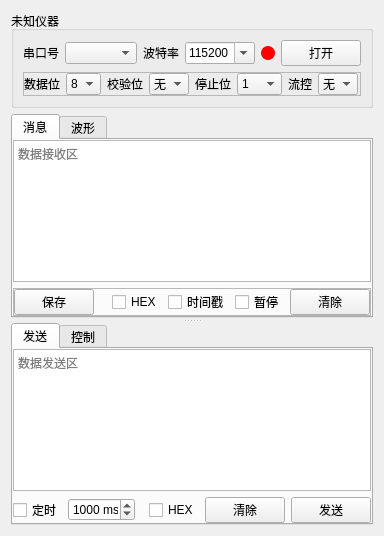
<?xml version="1.0" encoding="UTF-8"?>
<ui version="4.0">
 <class>StartCommunication</class>
 <widget class="QWidget" name="StartCommunication">
  <property name="geometry">
   <rect>
    <x>0</x>
    <y>0</y>
    <width>380</width>
    <height>536</height>
   </rect>
  </property>
  <property name="windowTitle">
   <string>Form</string>
  </property>
  <layout class="QVBoxLayout" name="verticalLayout">
   <item>
    <widget class="QGroupBox" name="gbxSerialSetting">
     <property name="title">
      <string>未知仪器</string>
     </property>
     <layout class="QGridLayout" name="gridLayout_4">
      <item row="1" column="0">
       <widget class="QFrame" name="boxSerialSetting">
        <property name="sizePolicy">
         <sizepolicy hsizetype="Preferred" vsizetype="Fixed">
          <horstretch>0</horstretch>
          <verstretch>0</verstretch>
         </sizepolicy>
        </property>
        <property name="frameShape">
         <enum>QFrame::StyledPanel</enum>
        </property>
        <property name="frameShadow">
         <enum>QFrame::Raised</enum>
        </property>
        <layout class="QHBoxLayout" name="horizontalLayout_7">
         <property name="leftMargin">
          <number>0</number>
         </property>
         <property name="topMargin">
          <number>0</number>
         </property>
         <property name="rightMargin">
          <number>0</number>
         </property>
         <property name="bottomMargin">
          <number>0</number>
         </property>
         <item>
          <widget class="QLabel" name="label_3">
           <property name="text">
            <string>数据位</string>
           </property>
          </widget>
         </item>
         <item>
          <widget class="QComboBox" name="cbDataBit">
           <property name="minimumSize">
            <size>
             <width>35</width>
             <height>0</height>
            </size>
           </property>
           <property name="maximumSize">
            <size>
             <width>40</width>
             <height>16777215</height>
            </size>
           </property>
           <item>
            <property name="text">
             <string>8</string>
            </property>
           </item>
           <item>
            <property name="text">
             <string>7</string>
            </property>
           </item>
           <item>
            <property name="text">
             <string>6</string>
            </property>
           </item>
           <item>
            <property name="text">
             <string>5</string>
            </property>
           </item>
          </widget>
         </item>
         <item>
          <widget class="QLabel" name="label_4">
           <property name="text">
            <string>校验位</string>
           </property>
          </widget>
         </item>
         <item>
          <widget class="QComboBox" name="cbCheckBit">
           <property name="minimumSize">
            <size>
             <width>40</width>
             <height>0</height>
            </size>
           </property>
           <property name="maximumSize">
            <size>
             <width>40</width>
             <height>16777215</height>
            </size>
           </property>
           <item>
            <property name="text">
             <string>无</string>
            </property>
           </item>
           <item>
            <property name="text">
             <string>奇</string>
            </property>
           </item>
           <item>
            <property name="text">
             <string>偶</string>
            </property>
           </item>
          </widget>
         </item>
         <item>
          <widget class="QLabel" name="label_5">
           <property name="text">
            <string>停止位</string>
           </property>
          </widget>
         </item>
         <item>
          <widget class="QComboBox" name="cbStopBit">
           <property name="minimumSize">
            <size>
             <width>45</width>
             <height>0</height>
            </size>
           </property>
           <property name="maximumSize">
            <size>
             <width>40</width>
             <height>16777215</height>
            </size>
           </property>
           <item>
            <property name="text">
             <string>1</string>
            </property>
           </item>
           <item>
            <property name="text">
             <string>1.5</string>
            </property>
           </item>
           <item>
            <property name="text">
             <string>2</string>
            </property>
           </item>
          </widget>
         </item>
         <item>
          <widget class="QLabel" name="label_6">
           <property name="text">
            <string>流控</string>
           </property>
          </widget>
         </item>
         <item>
          <widget class="QComboBox" name="cbFlowCtrl">
           <property name="minimumSize">
            <size>
             <width>40</width>
             <height>0</height>
            </size>
           </property>
           <property name="maximumSize">
            <size>
             <width>40</width>
             <height>16777215</height>
            </size>
           </property>
           <property name="currentIndex">
            <number>0</number>
           </property>
           <item>
            <property name="text">
             <string>无</string>
            </property>
           </item>
           <item>
            <property name="text">
             <string>HW</string>
            </property>
           </item>
           <item>
            <property name="text">
             <string>SW</string>
            </property>
           </item>
          </widget>
         </item>
         <item>
          <spacer name="horizontalSpacer_6">
           <property name="orientation">
            <enum>Qt::Horizontal</enum>
           </property>
           <property name="sizeHint" stdset="0">
            <size>
             <width>91</width>
             <height>20</height>
            </size>
           </property>
          </spacer>
         </item>
        </layout>
       </widget>
      </item>
      <item row="0" column="0">
       <widget class="QFrame" name="frame_6">
        <property name="sizePolicy">
         <sizepolicy hsizetype="Preferred" vsizetype="Fixed">
          <horstretch>0</horstretch>
          <verstretch>0</verstretch>
         </sizepolicy>
        </property>
        <layout class="QVBoxLayout" name="verticalLayout_2">
         <property name="leftMargin">
          <number>0</number>
         </property>
         <property name="topMargin">
          <number>0</number>
         </property>
         <property name="rightMargin">
          <number>0</number>
         </property>
         <property name="bottomMargin">
          <number>0</number>
         </property>
         <item>
          <layout class="QHBoxLayout" name="horizontalLayout_3">
           <item>
            <widget class="QLabel" name="label_7">
             <property name="maximumSize">
              <size>
               <width>36</width>
               <height>16777215</height>
              </size>
             </property>
             <property name="text">
              <string>串口号</string>
             </property>
            </widget>
           </item>
           <item>
            <widget class="QComboBox" name="cbSerial"/>
           </item>
           <item>
            <widget class="QLabel" name="label_8">
             <property name="maximumSize">
              <size>
               <width>36</width>
               <height>16777215</height>
              </size>
             </property>
             <property name="text">
              <string>波特率</string>
             </property>
            </widget>
           </item>
           <item>
            <widget class="QComboBox" name="cbBaudrate">
             <property name="minimumSize">
              <size>
               <width>70</width>
               <height>0</height>
              </size>
             </property>
             <property name="maximumSize">
              <size>
               <width>70</width>
               <height>16777215</height>
              </size>
             </property>
             <property name="editable">
              <bool>true</bool>
             </property>
             <property name="currentIndex">
              <number>11</number>
             </property>
             <item>
              <property name="text">
               <string>300</string>
              </property>
             </item>
             <item>
              <property name="text">
               <string>600</string>
              </property>
             </item>
             <item>
              <property name="text">
               <string>900</string>
              </property>
             </item>
             <item>
              <property name="text">
               <string>1200</string>
              </property>
             </item>
             <item>
              <property name="text">
               <string>2400</string>
              </property>
             </item>
             <item>
              <property name="text">
               <string>4800</string>
              </property>
             </item>
             <item>
              <property name="text">
               <string>9600</string>
              </property>
             </item>
             <item>
              <property name="text">
               <string>19200</string>
              </property>
             </item>
             <item>
              <property name="text">
               <string>28800</string>
              </property>
             </item>
             <item>
              <property name="text">
               <string>38400</string>
              </property>
             </item>
             <item>
              <property name="text">
               <string>56000</string>
              </property>
             </item>
             <item>
              <property name="text">
               <string>115200</string>
              </property>
             </item>
             <item>
              <property name="text">
               <string>128000</string>
              </property>
             </item>
             <item>
              <property name="text">
               <string>230400</string>
              </property>
             </item>
             <item>
              <property name="text">
               <string>460800</string>
              </property>
             </item>
             <item>
              <property name="text">
               <string>921600</string>
              </property>
             </item>
             <item>
              <property name="text">
               <string>1382400</string>
              </property>
             </item>
             <item>
              <property name="text">
               <string>1500000</string>
              </property>
             </item>
             <item>
              <property name="text">
               <string>2000000</string>
              </property>
             </item>
            </widget>
           </item>
           <item>
            <widget class="QLabel" name="led">
             <property name="sizePolicy">
              <sizepolicy hsizetype="Fixed" vsizetype="Fixed">
               <horstretch>0</horstretch>
               <verstretch>0</verstretch>
              </sizepolicy>
             </property>
             <property name="minimumSize">
              <size>
               <width>14</width>
               <height>14</height>
              </size>
             </property>
             <property name="maximumSize">
              <size>
               <width>14</width>
               <height>14</height>
              </size>
             </property>
             <property name="styleSheet">
              <string notr="true">border-radius:7px;background-color: red;
</string>
             </property>
             <property name="text">
              <string/>
             </property>
            </widget>
           </item>
           <item>
            <widget class="QPushButton" name="btnSerialSwitch">
             <property name="maximumSize">
              <size>
               <width>80</width>
               <height>16777215</height>
              </size>
             </property>
             <property name="text">
              <string>打开</string>
             </property>
             <property name="icon">
              <iconset resource="main.qrc">
               <normaloff>:/icon/disconnect.ico</normaloff>:/icon/disconnect.ico</iconset>
             </property>
            </widget>
           </item>
          </layout>
         </item>
        </layout>
       </widget>
      </item>
     </layout>
    </widget>
   </item>
   <item>
    <widget class="QSplitter" name="splitter">
     <property name="orientation">
      <enum>Qt::Vertical</enum>
     </property>
     <property name="handleWidth">
      <number>5</number>
     </property>
     <widget class="QTabWidget" name="tabWidget_3">
      <property name="styleSheet">
       <string notr="true"/>
      </property>
      <property name="currentIndex">
       <number>0</number>
      </property>
      <widget class="QWidget" name="tab_5">
       <attribute name="title">
        <string>消息</string>
       </attribute>
       <layout class="QGridLayout" name="gridLayout_6">
        <property name="leftMargin">
         <number>0</number>
        </property>
        <property name="topMargin">
         <number>0</number>
        </property>
        <property name="rightMargin">
         <number>0</number>
        </property>
        <property name="bottomMargin">
         <number>0</number>
        </property>
        <item row="1" column="0">
         <widget class="QTextEdit" name="textEdit_8">
          <property name="readOnly">
           <bool>true</bool>
          </property>
          <property name="placeholderText">
           <string>数据接收区</string>
          </property>
         </widget>
        </item>
        <item row="2" column="0">
         <widget class="QFrame" name="frame_2">
          <property name="frameShape">
           <enum>QFrame::StyledPanel</enum>
          </property>
          <property name="frameShadow">
           <enum>QFrame::Raised</enum>
          </property>
          <layout class="QHBoxLayout" name="horizontalLayout_10">
           <property name="leftMargin">
            <number>0</number>
           </property>
           <property name="topMargin">
            <number>0</number>
           </property>
           <property name="rightMargin">
            <number>0</number>
           </property>
           <property name="bottomMargin">
            <number>0</number>
           </property>
           <item>
            <widget class="QPushButton" name="pushButton_21">
             <property name="whatsThis">
              <string>保存</string>
             </property>
             <property name="text">
              <string>保存</string>
             </property>
             <property name="icon">
              <iconset resource="main.qrc">
               <normaloff>:/icon/save.ico</normaloff>:/icon/save.ico</iconset>
             </property>
             <property name="iconSize">
              <size>
               <width>16</width>
               <height>16</height>
              </size>
             </property>
            </widget>
           </item>
           <item>
            <spacer name="horizontalSpacer_2">
             <property name="orientation">
              <enum>Qt::Horizontal</enum>
             </property>
             <property name="sizeHint" stdset="0">
              <size>
               <width>40</width>
               <height>20</height>
              </size>
             </property>
            </spacer>
           </item>
           <item>
            <widget class="QCheckBox" name="checkBox_6">
             <property name="sizePolicy">
              <sizepolicy hsizetype="Fixed" vsizetype="Fixed">
               <horstretch>0</horstretch>
               <verstretch>0</verstretch>
              </sizepolicy>
             </property>
             <property name="text">
              <string>HEX</string>
             </property>
            </widget>
           </item>
           <item>
            <widget class="QCheckBox" name="checkBox_8">
             <property name="sizePolicy">
              <sizepolicy hsizetype="Fixed" vsizetype="Fixed">
               <horstretch>0</horstretch>
               <verstretch>0</verstretch>
              </sizepolicy>
             </property>
             <property name="text">
              <string>时间戳</string>
             </property>
            </widget>
           </item>
           <item>
            <widget class="QCheckBox" name="checkBox_29">
             <property name="sizePolicy">
              <sizepolicy hsizetype="Fixed" vsizetype="Fixed">
               <horstretch>0</horstretch>
               <verstretch>0</verstretch>
              </sizepolicy>
             </property>
             <property name="text">
              <string>暂停</string>
             </property>
            </widget>
           </item>
           <item>
            <widget class="QPushButton" name="pushButton_5">
             <property name="whatsThis">
              <string>清除</string>
             </property>
             <property name="text">
              <string>清除</string>
             </property>
             <property name="icon">
              <iconset resource="main.qrc">
               <normaloff>:/icon/clear.ico</normaloff>:/icon/clear.ico</iconset>
             </property>
             <property name="iconSize">
              <size>
               <width>16</width>
               <height>16</height>
              </size>
             </property>
            </widget>
           </item>
          </layout>
         </widget>
        </item>
        <item row="3" column="0">
         <layout class="QHBoxLayout" name="horizontalLayout_5"/>
        </item>
       </layout>
      </widget>
      <widget class="QWidget" name="tab_6">
       <property name="sizePolicy">
        <sizepolicy hsizetype="Preferred" vsizetype="Preferred">
         <horstretch>0</horstretch>
         <verstretch>0</verstretch>
        </sizepolicy>
       </property>
       <attribute name="title">
        <string>波形</string>
       </attribute>
       <layout class="QGridLayout" name="gridLayout_10">
        <property name="leftMargin">
         <number>0</number>
        </property>
        <property name="topMargin">
         <number>0</number>
        </property>
        <property name="rightMargin">
         <number>0</number>
        </property>
        <property name="bottomMargin">
         <number>0</number>
        </property>
        <item row="0" column="0">
         <widget class="QCustomPlot" name="widget_10" native="true">
          <property name="sizePolicy">
           <sizepolicy hsizetype="Preferred" vsizetype="MinimumExpanding">
            <horstretch>0</horstretch>
            <verstretch>0</verstretch>
           </sizepolicy>
          </property>
         </widget>
        </item>
       </layout>
      </widget>
     </widget>
     <widget class="QTabWidget" name="tabWidget_2">
      <property name="currentIndex">
       <number>0</number>
      </property>
      <widget class="QWidget" name="tab_3">
       <attribute name="title">
        <string>发送</string>
       </attribute>
       <layout class="QGridLayout" name="gridLayout">
        <property name="leftMargin">
         <number>0</number>
        </property>
        <property name="topMargin">
         <number>0</number>
        </property>
        <property name="rightMargin">
         <number>0</number>
        </property>
        <property name="bottomMargin">
         <number>0</number>
        </property>
        <item row="0" column="0">
         <widget class="QTextEdit" name="textEdit_2">
          <property name="placeholderText">
           <string>数据发送区</string>
          </property>
         </widget>
        </item>
        <item row="1" column="0">
         <layout class="QHBoxLayout" name="horizontalLayout">
          <item>
           <widget class="QCheckBox" name="checkBox">
            <property name="sizePolicy">
             <sizepolicy hsizetype="Fixed" vsizetype="Fixed">
              <horstretch>0</horstretch>
              <verstretch>0</verstretch>
             </sizepolicy>
            </property>
            <property name="text">
             <string>定时</string>
            </property>
           </widget>
          </item>
          <item>
           <widget class="QSpinBox" name="spinBox">
            <property name="sizePolicy">
             <sizepolicy hsizetype="Preferred" vsizetype="Fixed">
              <horstretch>0</horstretch>
              <verstretch>0</verstretch>
             </sizepolicy>
            </property>
            <property name="alignment">
             <set>Qt::AlignCenter</set>
            </property>
            <property name="suffix">
             <string> ms</string>
            </property>
            <property name="maximum">
             <number>360000</number>
            </property>
            <property name="singleStep">
             <number>50</number>
            </property>
            <property name="value">
             <number>1000</number>
            </property>
           </widget>
          </item>
          <item>
           <spacer name="horizontalSpacer">
            <property name="orientation">
             <enum>Qt::Horizontal</enum>
            </property>
            <property name="sizeHint" stdset="0">
             <size>
              <width>40</width>
              <height>20</height>
             </size>
            </property>
           </spacer>
          </item>
          <item>
           <widget class="QCheckBox" name="checkBox_4">
            <property name="sizePolicy">
             <sizepolicy hsizetype="Fixed" vsizetype="Fixed">
              <horstretch>0</horstretch>
              <verstretch>0</verstretch>
             </sizepolicy>
            </property>
            <property name="text">
             <string>HEX</string>
            </property>
           </widget>
          </item>
          <item>
           <widget class="QPushButton" name="pushButton_7">
            <property name="text">
             <string>清除</string>
            </property>
            <property name="icon">
             <iconset resource="main.qrc">
              <normaloff>:/icon/clear.ico</normaloff>:/icon/clear.ico</iconset>
            </property>
           </widget>
          </item>
          <item>
           <widget class="QPushButton" name="pushButton_2">
            <property name="text">
             <string>发送</string>
            </property>
            <property name="icon">
             <iconset resource="main.qrc">
              <normaloff>:/icon/send.ico</normaloff>:/icon/send.ico</iconset>
            </property>
           </widget>
          </item>
         </layout>
        </item>
       </layout>
      </widget>
      <widget class="QWidget" name="tab_4">
       <attribute name="title">
        <string>控制</string>
       </attribute>
       <layout class="QGridLayout" name="gridLayout_8">
        <property name="leftMargin">
         <number>0</number>
        </property>
        <property name="topMargin">
         <number>0</number>
        </property>
        <property name="rightMargin">
         <number>0</number>
        </property>
        <property name="bottomMargin">
         <number>0</number>
        </property>
        <item row="0" column="0">
         <widget class="QScrollArea" name="scrollArea">
          <property name="widgetResizable">
           <bool>true</bool>
          </property>
          <widget class="QWidget" name="scrollAreaWidgetContents_2">
           <property name="geometry">
            <rect>
             <x>0</x>
             <y>0</y>
             <width>354</width>
             <height>180</height>
            </rect>
           </property>
           <layout class="QGridLayout" name="gridLayout_7">
            <item row="4" column="2">
             <widget class="QCheckBox" name="checkBox_25">
              <property name="sizePolicy">
               <sizepolicy hsizetype="Fixed" vsizetype="Fixed">
                <horstretch>0</horstretch>
                <verstretch>0</verstretch>
               </sizepolicy>
              </property>
              <property name="text">
               <string>HEX</string>
              </property>
             </widget>
            </item>
            <item row="0" column="1">
             <widget class="QTextEdit" name="textEdit_3">
              <property name="maximumSize">
               <size>
                <width>16777215</width>
                <height>25</height>
               </size>
              </property>
              <property name="placeholderText">
               <string>发送内容</string>
              </property>
             </widget>
            </item>
            <item row="4" column="0">
             <widget class="QLineEdit" name="lineEdit_3">
              <property name="text">
               <string/>
              </property>
              <property name="placeholderText">
               <string>指令注释</string>
              </property>
             </widget>
            </item>
            <item row="4" column="1">
             <widget class="QTextEdit" name="textEdit_7">
              <property name="maximumSize">
               <size>
                <width>16777215</width>
                <height>25</height>
               </size>
              </property>
              <property name="placeholderText">
               <string>发送内容</string>
              </property>
             </widget>
            </item>
            <item row="0" column="2">
             <widget class="QCheckBox" name="checkBox_26">
              <property name="sizePolicy">
               <sizepolicy hsizetype="Fixed" vsizetype="Fixed">
                <horstretch>0</horstretch>
                <verstretch>0</verstretch>
               </sizepolicy>
              </property>
              <property name="text">
               <string>HEX</string>
              </property>
             </widget>
            </item>
            <item row="3" column="1">
             <widget class="QTextEdit" name="textEdit_6">
              <property name="maximumSize">
               <size>
                <width>16777215</width>
                <height>25</height>
               </size>
              </property>
              <property name="placeholderText">
               <string>发送内容</string>
              </property>
             </widget>
            </item>
            <item row="3" column="3">
             <widget class="QPushButton" name="pushButton_9">
              <property name="text">
               <string>发送</string>
              </property>
             </widget>
            </item>
            <item row="4" column="3">
             <widget class="QPushButton" name="pushButton_10">
              <property name="text">
               <string>发送</string>
              </property>
             </widget>
            </item>
            <item row="2" column="0">
             <widget class="QLineEdit" name="lineEdit_2">
              <property name="text">
               <string/>
              </property>
              <property name="placeholderText">
               <string>指令注释</string>
              </property>
             </widget>
            </item>
            <item row="3" column="2">
             <widget class="QCheckBox" name="checkBox_24">
              <property name="sizePolicy">
               <sizepolicy hsizetype="Fixed" vsizetype="Fixed">
                <horstretch>0</horstretch>
                <verstretch>0</verstretch>
               </sizepolicy>
              </property>
              <property name="text">
               <string>HEX</string>
              </property>
             </widget>
            </item>
            <item row="2" column="1">
             <widget class="QTextEdit" name="textEdit_5">
              <property name="maximumSize">
               <size>
                <width>16777215</width>
                <height>25</height>
               </size>
              </property>
              <property name="placeholderText">
               <string>发送内容</string>
              </property>
             </widget>
            </item>
            <item row="1" column="2">
             <widget class="QCheckBox" name="checkBox_11">
              <property name="sizePolicy">
               <sizepolicy hsizetype="Fixed" vsizetype="Fixed">
                <horstretch>0</horstretch>
                <verstretch>0</verstretch>
               </sizepolicy>
              </property>
              <property name="text">
               <string>HEX</string>
              </property>
             </widget>
            </item>
            <item row="3" column="0">
             <widget class="QLineEdit" name="lineEdit_5">
              <property name="text">
               <string/>
              </property>
              <property name="placeholderText">
               <string>指令注释</string>
              </property>
             </widget>
            </item>
            <item row="0" column="0">
             <widget class="QLineEdit" name="lineEdit">
              <property name="text">
               <string/>
              </property>
              <property name="placeholderText">
               <string>指令注释</string>
              </property>
             </widget>
            </item>
            <item row="2" column="3">
             <widget class="QPushButton" name="pushButton_8">
              <property name="text">
               <string>发送</string>
              </property>
             </widget>
            </item>
            <item row="0" column="3">
             <widget class="QPushButton" name="pushButton_3">
              <property name="sizePolicy">
               <sizepolicy hsizetype="Minimum" vsizetype="Fixed">
                <horstretch>0</horstretch>
                <verstretch>0</verstretch>
               </sizepolicy>
              </property>
              <property name="text">
               <string>发送</string>
              </property>
             </widget>
            </item>
            <item row="1" column="1">
             <widget class="QTextEdit" name="textEdit_4">
              <property name="maximumSize">
               <size>
                <width>16777215</width>
                <height>25</height>
               </size>
              </property>
              <property name="placeholderText">
               <string>发送内容</string>
              </property>
             </widget>
            </item>
            <item row="2" column="2">
             <widget class="QCheckBox" name="checkBox_23">
              <property name="sizePolicy">
               <sizepolicy hsizetype="Fixed" vsizetype="Fixed">
                <horstretch>0</horstretch>
                <verstretch>0</verstretch>
               </sizepolicy>
              </property>
              <property name="text">
               <string>HEX</string>
              </property>
             </widget>
            </item>
            <item row="1" column="3">
             <widget class="QPushButton" name="pushButton_4">
              <property name="text">
               <string>发送</string>
              </property>
             </widget>
            </item>
            <item row="5" column="1">
             <spacer name="verticalSpacer_2">
              <property name="orientation">
               <enum>Qt::Vertical</enum>
              </property>
              <property name="sizeHint" stdset="0">
               <size>
                <width>20</width>
                <height>40</height>
               </size>
              </property>
             </spacer>
            </item>
            <item row="1" column="0">
             <widget class="QLineEdit" name="lineEdit_4">
              <property name="text">
               <string/>
              </property>
              <property name="placeholderText">
               <string>指令注释</string>
              </property>
             </widget>
            </item>
           </layout>
          </widget>
         </widget>
        </item>
       </layout>
      </widget>
     </widget>
    </widget>
   </item>
  </layout>
 </widget>
 <customwidgets>
  <customwidget>
   <class>QCustomPlot</class>
   <extends>QWidget</extends>
   <header location="global">qcustomplot.h</header>
   <container>1</container>
  </customwidget>
 </customwidgets>
 <resources>
  <include location="main.qrc"/>
 </resources>
 <connections/>
</ui>
